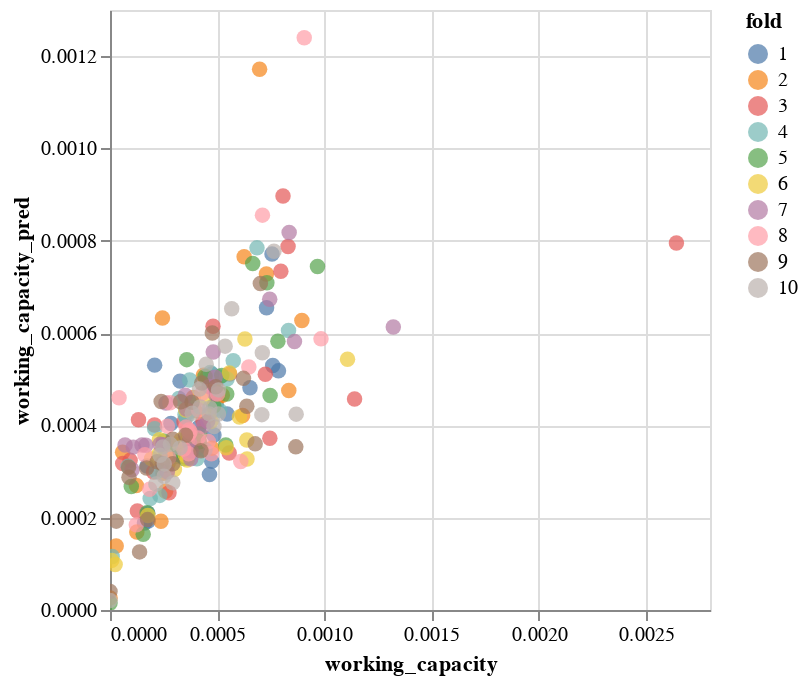

The notebook cell saved with this chart:
### Markdown cell above
PARITY PLOT - ALT

### Code cell
alt.Chart(results).mark_circle(size=60).encode(
    x=label,
    y=f"{label}_pred",
    color="fold:N",
    tooltip=["structure_name", label, f"{label}_pred", "abs_rel_deviation", "fold"]
).interactive()

### Figure 1 — Vega-Lite specification as saved in the notebook (floating-point values rounded to 4 significant figures; data arrays with more than 128 entries replaced by an {"elided": "..."} marker saying what was removed)
{"config": {"view": {"continuousWidth": 300, "continuousHeight": 300}}, "data": {"name": "data-91c6cbc0dc912c3ac5a51f98ea8a7ff2"}, "mark": {"type": "circle", "size": 60}, "encoding": {"color": {"field": "fold", "type": "nominal"}, "tooltip": [{"field": "structure_name", "type": "nominal"}, {"field": "working_capacity", "type": "quantitative"}, {"field": "working_capacity_pred", "type": "quantitative"}, {"field": "abs_rel_deviation", "type": "quantitative"}, {"field": "fold", "type": "quantitative"}], "x": {"field": "working_capacity", "type": "quantitative"}, "y": {"field": "working_capacity_pred", "type": "quantitative"}}, "params": [{"name": "param_19", "select": {"type": "interval", "encodings": ["x", "y"]}, "bind": "scales"}], "$schema": "https://vega.github.io/schema/vega-lite/v5.20.1.json", "datasets": {"data-91c6cbc0dc912c3ac5a51f98ea8a7ff2": {"elided": "245 records"}}}
